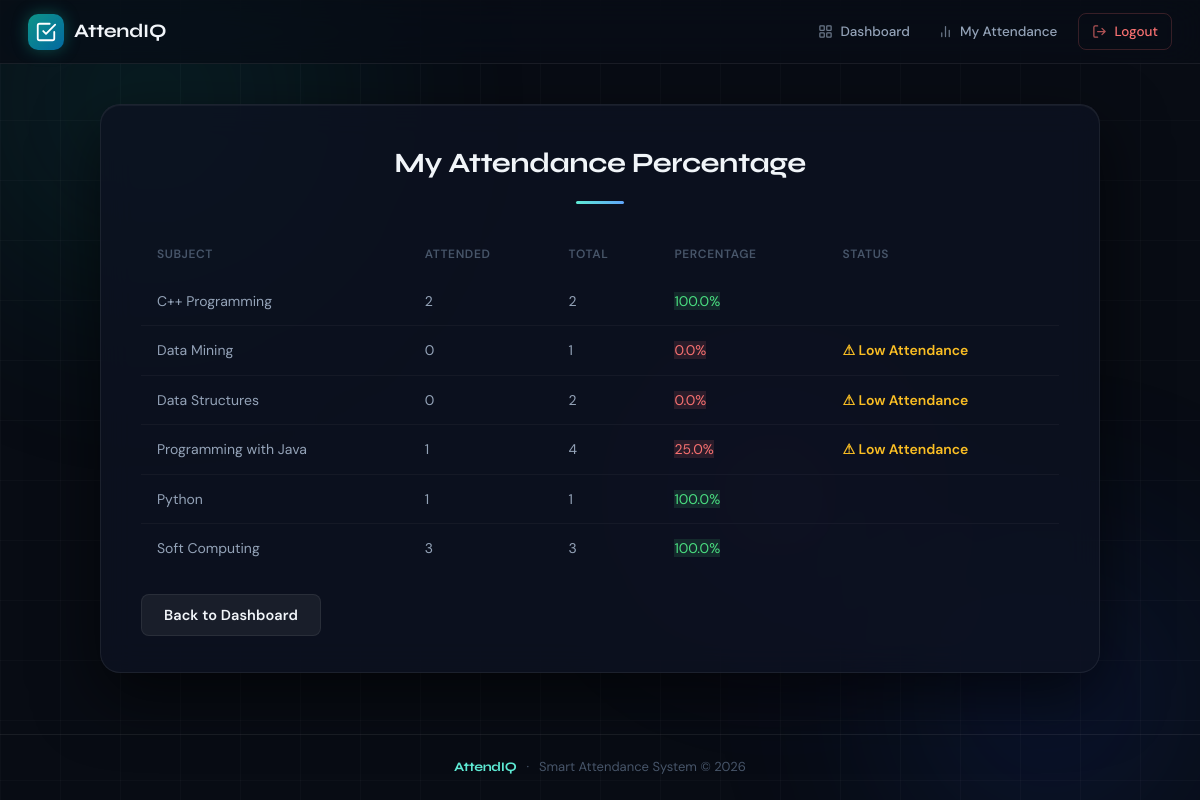
Screenshot of /my_percentage (signed in) with the database file from the repository.
### tables this page shows
CREATE TABLE subjects (
        subject_id TEXT PRIMARY KEY,
        subject_name TEXT NOT NULL,
        department TEXT NOT NULL,
        semester INTEGER NOT NULL
    );

### routes/student_routes.py (the view)
@student.route("/my_percentage")
def my_percentage():
    if "student" not in session:
        return redirect("/student_login")
    student_id = session["student"]
    conn = get_connection()
    cursor = conn.cursor()
    cursor.execute("""
    SELECT full_name, email
    FROM students
    WHERE student_id = ?
    """, (student_id,))
    student_record = cursor.fetchone()
    student_name = student_record[0]
    student_email = student_record[1]
    cursor.execute("""
    SELECT
        sub.subject_name,

        COUNT(
            CASE
                WHEN status = 'Present'
                THEN 1
            END
        ) AS attended,

        COUNT(DISTINCT date || hour) AS total

    FROM attendance a

    JOIN subjects sub
        ON a.subject_id = sub.subject_id

    WHERE student_id = ?

    GROUP BY sub.subject_name
    """, (student_id,))
    records = cursor.fetchall()
    percentage_data = []
    for subject, attended, total in records:
        if total == 0:
            percentage = 0
        else:
            percentage = round((attended / total) * 100, 2)
        warning = ""
        if percentage < 75:
            warning = "⚠ Low Attendance"
            if student_email:
                if "warning_sent" not in session:
                    from utils.email_service import send_warning_email
                    send_warning_email(
                        student_email,
                        student_name,
                        subject,
                        percentage
                    )
                    print("Email sent to:", student_email)
                    session["warning_sent"] = True
        percentage_data.append(
            (
                subject,
                attended,
                total,
                percentage,
                warning
            )
        )
    conn.close()
    return render_template(
        "student_percentage.html",
        records=percentage_data
    )

### app.py (called while the page is built)
@app.after_request
def add_no_cache_headers(response):
    response.headers["Cache-Control"] = (
        "no-store, no-cache, must-revalidate, max-age=0"
    )
    response.headers["Pragma"] = "no-cache"
    response.headers["Expires"] = "0"
    return response

### database/db.py (called while the page is built)
def get_connection():
    base_dir = os.path.dirname(os.path.abspath(__file__))
    db_path = os.path.join(base_dir, DB_NAME)
    return sqlite3.connect(db_path)

### utils/email_service.py (called while the page is built)
def send_warning_email(email, student_name, subject_name, percentage):
    try:
        mail = current_app.extensions["mail"]
        msg = Message(
            subject="Attendance Warning",
            recipients=[email]
        )
        msg.body = f"""
Hello {student_name},

Your attendance for the subject {subject_name} has fallen below 75%.

Current Attendance: {percentage}%

Please attend classes regularly.

Smart Attendance System
"""
        mail.send(msg)
        print(
            f"Warning email sent to {student_name} "
            f"for subject {subject_name}"
        )
    except Exception as e:
        print("Email error:", e)

### templates/student_percentage.html
{% extends "base.html" %}
{% block content %}
<h2>My Attendance Percentage</h2>
<table>
<tr>
<th>Subject</th>
<th>Attended</th>
<th>Total</th>
<th>Percentage</th>
<th>Status</th>
</tr>
{% for row in records %}
<tr>
<td>{{ row[0] }}</td>
<td>{{ row[1] }}</td>
<td>{{ row[2] }}</td>
<td>
{% if row[3] >= 75 %}
<span class="status-present">
{{ row[3] }}%
</span>
{% else %}
<span class="status-absent">
{{ row[3] }}%
</span>
{% endif %}
</td>
<td>
{% if row[4] %}
<span class="warning">
{{ row[4] }}
</span>
{% endif %}
</td>
</tr>
{% endfor %}
</table>
<a href="/student_dashboard">
<button class="secondary">
Back to Dashboard
</button>
</a>
{% endblock %}

### templates/base.html (shortened to what this page needs)
<!DOCTYPE html>
<html>
<head>
<link rel="stylesheet" href="{{ url_for('static', filename='styles.css') }}">
</head>
<body>
<div class="bg-layer" aria-hidden="true">
  <div class="blob blob-1"></div>
  <div class="blob blob-2"></div>
  <div class="blob blob-3"></div>
  <div class="grid-overlay"></div>
</div>
<nav class="navbar">
  <a href="/" class="nav-brand">
    <span class="brand-icon">
    </span>
    <span class="brand-text">AttendIQ</span>
  </a>
  <div class="nav-links">
    {% if session.get("admin") %}
    <a href="/dashboard" class="nav-link">
      <svg width="15" height="15" viewBox="0 0 24 24" fill="none"><rect x="3" y="3" width="7" height="7" rx="1" stroke="currentColor" stroke-width="2"/><rect x="14" y="3" width="7" height="7" rx="1" stroke="currentColor" stroke-width="2"/><rect x="3" y="14" width="7" height="7" rx="1" stroke="currentColor" stroke-width="2"/><rect x="14" y="14" width="7" height="7" rx="1" stroke="currentColor" stroke-width="2"/></svg>
      Dashboard
    </a>
    <a href="/attendance" class="nav-link">
      <svg width="15" height="15" viewBox="0 0 24 24" fill="none"><path d="M9 11l3 3 5-5" stroke="currentColor" stroke-width="2" stroke-linecap="round" stroke-linejoin="round"/><rect x="3" y="4" width="18" height="16" rx="2" stroke="currentColor" stroke-width="2"/></svg>
      Attendance
    </a>
    <a href="/view_attendance" class="nav-link">
      <svg width="15" height="15" viewBox="0 0 24 24" fill="none"><path d="M14 2H6a2 2 0 00-2 2v16a2 2 0 002 2h12a2 2 0 002-2V8z" stroke="currentColor" stroke-width="2"/><path d="M14 2v6h6M16 13H8M16 17H8M10 9H8" stroke="currentColor" stroke-width="2" stroke-linecap="round"/></svg>
      Report
    </a>
    <a href="/attendance_percentage" class="nav-link">
      <svg width="15" height="15" viewBox="0 0 24 24" fill="none"><path d="M18 20V10M12 20V4M6 20v-6" stroke="currentColor" stroke-width="2" stroke-linecap="round"/></svg>
      Percentage
    </a>
    <a href="/attendance_summary" class="nav-link">
      <svg width="15" height="15" viewBox="0 0 24 24" fill="none"><circle cx="12" cy="12" r="9" stroke="currentColor" stroke-width="2"/><path d="M12 7v5l3 3" stroke="currentColor" stroke-width="2" stroke-linecap="round"/></svg>
      Summary
    </a>
    <a href="/logout" class="nav-link nav-logout">
      <svg width="15" height="15" viewBox="0 0 24 24" fill="none"><path d="M9 21H5a2 2 0 01-2-2V5a2 2 0 012-2h4M16 17l5-5-5-5M21 12H9" stroke="currentColor" stroke-width="2" stroke-linecap="round" stroke-linejoin="round"/></svg>
      Logout
    </a>
    {% elif session.get("student") %}
    <a href="/student_dashboard" class="nav-link">
      Dashboard
    </a>
    <a href="/my_percentage" class="nav-link">
      <svg width="15" height="15" viewBox="0 0 24 24" fill="none"><path d="M18 20V10M12 20V4M6 20v-6" stroke="currentColor" stroke-width="2" stroke-linecap="round"/></svg>
      My Attendance
    </a>
    <a href="/student_logout" class="nav-link nav-logout">
      <svg width="15" height="15" viewBox="0 0 24 24" fill="none"><path d="M9 21H5a2 2 0 01-2-2V5a2 2 0 012-2h4M16 17l5-5-5-5M21 12H9" stroke="currentColor" stroke-width="2" stroke-linecap="round" stroke-linejoin="round"/></svg>
      Logout
    </a>
    {% endif %}
  </div>
</nav>
<main class="main-wrap">
  <div class="container">
    {% block content %}
    {% endblock %}
  </div>
</main>
<footer class="footer">
  <span class="footer-brand">AttendIQ</span>
  <span class="footer-sep">·</span>
  <span>Smart Attendance System © 2026</span>
</footer>
</body>
</html>

### rows the page displays
subjects: subject_name "C++ Programming", row "2", row "100.0"
subjects: subject_name "Data Mining", row "0", row "1", row "0.0", row "⚠ Low Attendance"
subjects: subject_name "Data Structures", row "0", row "2", row "0.0", row "⚠ Low Attendance"
subjects: subject_name "Programming with Java", row "1", row "4", row "25.0", row "⚠ Low Attendance"
subjects: subject_name "Python", row "1", row "100.0"
subjects: subject_name "Soft Computing", row "3", row "100.0"
